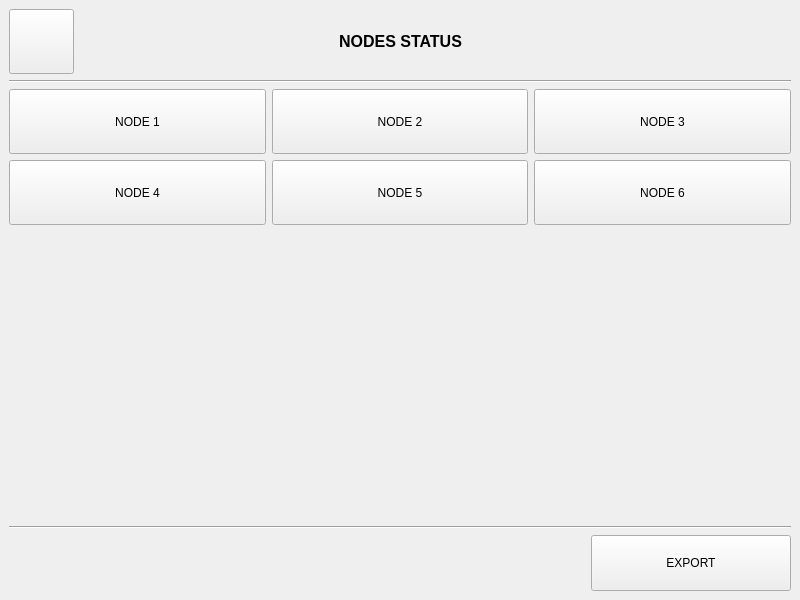
<?xml version="1.0" encoding="UTF-8"?>
<ui version="4.0">
 <class>ExportWindow</class>
 <widget class="QMainWindow" name="ExportWindow">
  <property name="geometry">
   <rect>
    <x>0</x>
    <y>0</y>
    <width>800</width>
    <height>600</height>
   </rect>
  </property>
  <property name="windowTitle">
   <string>MainWindow</string>
  </property>
  <widget class="QWidget" name="centralwidget">
   <layout class="QVBoxLayout" name="verticalLayout">
    <item>
     <widget class="QWidget" name="horizontalWidget" native="true">
      <property name="sizePolicy">
       <sizepolicy hsizetype="Preferred" vsizetype="Maximum">
        <horstretch>0</horstretch>
        <verstretch>0</verstretch>
       </sizepolicy>
      </property>
      <layout class="QHBoxLayout" name="horizontalLayout">
       <property name="leftMargin">
        <number>0</number>
       </property>
       <property name="topMargin">
        <number>0</number>
       </property>
       <property name="rightMargin">
        <number>0</number>
       </property>
       <property name="bottomMargin">
        <number>0</number>
       </property>
       <item>
        <widget class="QPushButton" name="btnBack">
         <property name="minimumSize">
          <size>
           <width>65</width>
           <height>65</height>
          </size>
         </property>
         <property name="maximumSize">
          <size>
           <width>65</width>
           <height>65</height>
          </size>
         </property>
         <property name="styleSheet">
          <string notr="true">image: url(:/back.png);
padding : 0px;</string>
         </property>
         <property name="text">
          <string/>
         </property>
        </widget>
       </item>
       <item>
        <spacer name="horizontalSpacer">
         <property name="orientation">
          <enum>Qt::Horizontal</enum>
         </property>
         <property name="sizeHint" stdset="0">
          <size>
           <width>40</width>
           <height>20</height>
          </size>
         </property>
        </spacer>
       </item>
       <item>
        <widget class="QLabel" name="lblNode">
         <property name="maximumSize">
          <size>
           <width>16777215</width>
           <height>65</height>
          </size>
         </property>
         <property name="font">
          <font>
           <pointsize>12</pointsize>
           <weight>75</weight>
           <italic>false</italic>
           <bold>true</bold>
          </font>
         </property>
         <property name="text">
          <string>NODES STATUS</string>
         </property>
         <property name="alignment">
          <set>Qt::AlignCenter</set>
         </property>
        </widget>
       </item>
       <item>
        <spacer name="horizontalSpacer_2">
         <property name="orientation">
          <enum>Qt::Horizontal</enum>
         </property>
         <property name="sizeHint" stdset="0">
          <size>
           <width>40</width>
           <height>20</height>
          </size>
         </property>
        </spacer>
       </item>
       <item>
        <widget class="QLabel" name="label_2">
         <property name="minimumSize">
          <size>
           <width>65</width>
           <height>65</height>
          </size>
         </property>
         <property name="maximumSize">
          <size>
           <width>65</width>
           <height>65</height>
          </size>
         </property>
         <property name="styleSheet">
          <string notr="true">image: url(:/chart.png);</string>
         </property>
         <property name="text">
          <string/>
         </property>
        </widget>
       </item>
      </layout>
     </widget>
    </item>
    <item>
     <widget class="Line" name="line">
      <property name="orientation">
       <enum>Qt::Horizontal</enum>
      </property>
     </widget>
    </item>
    <item>
     <layout class="QGridLayout" name="gridLayout">
      <item row="0" column="0">
       <widget class="QPushButton" name="pbNode1">
        <property name="sizePolicy">
         <sizepolicy hsizetype="Minimum" vsizetype="Minimum">
          <horstretch>0</horstretch>
          <verstretch>0</verstretch>
         </sizepolicy>
        </property>
        <property name="minimumSize">
         <size>
          <width>0</width>
          <height>65</height>
         </size>
        </property>
        <property name="maximumSize">
         <size>
          <width>16777215</width>
          <height>65</height>
         </size>
        </property>
        <property name="text">
         <string>NODE 1</string>
        </property>
       </widget>
      </item>
      <item row="0" column="2">
       <widget class="QPushButton" name="pbNode3">
        <property name="sizePolicy">
         <sizepolicy hsizetype="Minimum" vsizetype="Minimum">
          <horstretch>0</horstretch>
          <verstretch>0</verstretch>
         </sizepolicy>
        </property>
        <property name="minimumSize">
         <size>
          <width>0</width>
          <height>65</height>
         </size>
        </property>
        <property name="maximumSize">
         <size>
          <width>16777215</width>
          <height>65</height>
         </size>
        </property>
        <property name="text">
         <string>NODE 3</string>
        </property>
       </widget>
      </item>
      <item row="0" column="1">
       <widget class="QPushButton" name="pbNode2">
        <property name="sizePolicy">
         <sizepolicy hsizetype="Minimum" vsizetype="Minimum">
          <horstretch>0</horstretch>
          <verstretch>0</verstretch>
         </sizepolicy>
        </property>
        <property name="minimumSize">
         <size>
          <width>0</width>
          <height>65</height>
         </size>
        </property>
        <property name="maximumSize">
         <size>
          <width>16777215</width>
          <height>65</height>
         </size>
        </property>
        <property name="text">
         <string>NODE 2</string>
        </property>
       </widget>
      </item>
      <item row="1" column="0">
       <widget class="QPushButton" name="pbNode4">
        <property name="sizePolicy">
         <sizepolicy hsizetype="Minimum" vsizetype="Minimum">
          <horstretch>0</horstretch>
          <verstretch>0</verstretch>
         </sizepolicy>
        </property>
        <property name="minimumSize">
         <size>
          <width>0</width>
          <height>65</height>
         </size>
        </property>
        <property name="maximumSize">
         <size>
          <width>16777215</width>
          <height>65</height>
         </size>
        </property>
        <property name="text">
         <string>NODE 4</string>
        </property>
       </widget>
      </item>
      <item row="1" column="1">
       <widget class="QPushButton" name="pbNode5">
        <property name="sizePolicy">
         <sizepolicy hsizetype="Minimum" vsizetype="Minimum">
          <horstretch>0</horstretch>
          <verstretch>0</verstretch>
         </sizepolicy>
        </property>
        <property name="minimumSize">
         <size>
          <width>0</width>
          <height>65</height>
         </size>
        </property>
        <property name="maximumSize">
         <size>
          <width>16777215</width>
          <height>65</height>
         </size>
        </property>
        <property name="text">
         <string>NODE 5</string>
        </property>
       </widget>
      </item>
      <item row="1" column="2">
       <widget class="QPushButton" name="pbNode6">
        <property name="sizePolicy">
         <sizepolicy hsizetype="Minimum" vsizetype="Minimum">
          <horstretch>0</horstretch>
          <verstretch>0</verstretch>
         </sizepolicy>
        </property>
        <property name="minimumSize">
         <size>
          <width>0</width>
          <height>65</height>
         </size>
        </property>
        <property name="maximumSize">
         <size>
          <width>16777215</width>
          <height>65</height>
         </size>
        </property>
        <property name="text">
         <string>NODE 6</string>
        </property>
       </widget>
      </item>
     </layout>
    </item>
    <item>
     <spacer name="verticalSpacer">
      <property name="orientation">
       <enum>Qt::Vertical</enum>
      </property>
      <property name="sizeHint" stdset="0">
       <size>
        <width>20</width>
        <height>40</height>
       </size>
      </property>
     </spacer>
    </item>
    <item>
     <widget class="Line" name="line_2">
      <property name="orientation">
       <enum>Qt::Horizontal</enum>
      </property>
     </widget>
    </item>
    <item>
     <layout class="QHBoxLayout" name="horizontalLayout_2">
      <item>
       <widget class="QLabel" name="labelMessage">
        <property name="text">
         <string/>
        </property>
       </widget>
      </item>
      <item>
       <widget class="QPushButton" name="btnExport">
        <property name="minimumSize">
         <size>
          <width>0</width>
          <height>56</height>
         </size>
        </property>
        <property name="maximumSize">
         <size>
          <width>200</width>
          <height>56</height>
         </size>
        </property>
        <property name="text">
         <string>EXPORT</string>
        </property>
       </widget>
      </item>
     </layout>
    </item>
   </layout>
  </widget>
 </widget>
 <resources/>
 <connections>
  <connection>
   <sender>btnBack</sender>
   <signal>clicked()</signal>
   <receiver>ExportWindow</receiver>
   <slot>close()</slot>
   <hints>
    <hint type="sourcelabel">
     <x>41</x>
     <y>41</y>
    </hint>
    <hint type="destinationlabel">
     <x>399</x>
     <y>299</y>
    </hint>
   </hints>
  </connection>
 </connections>
</ui>
